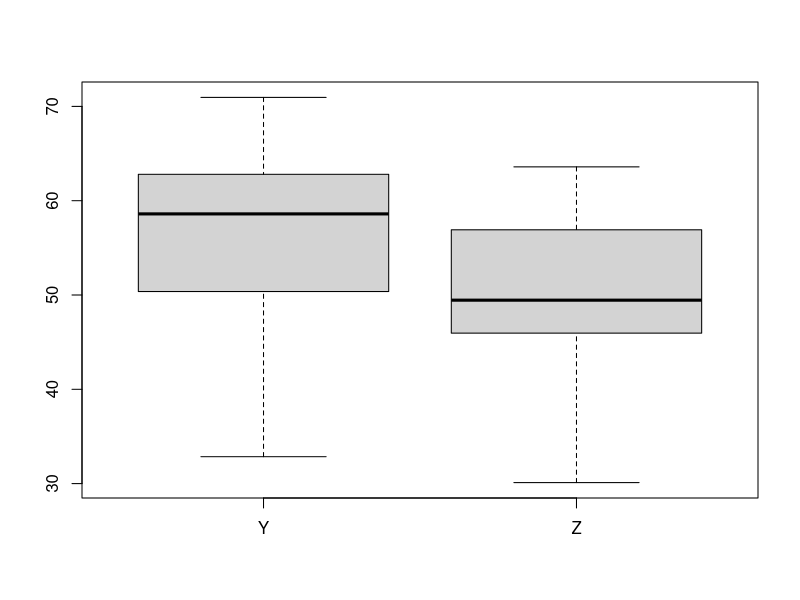
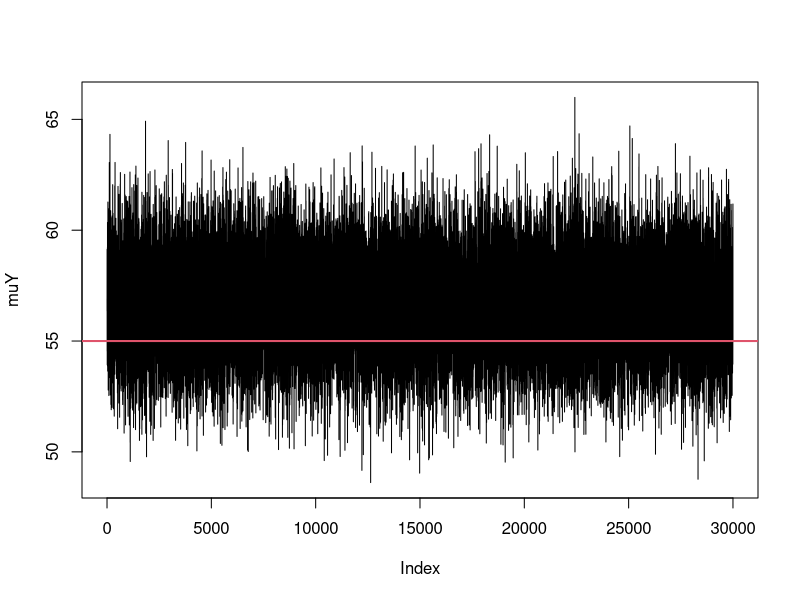
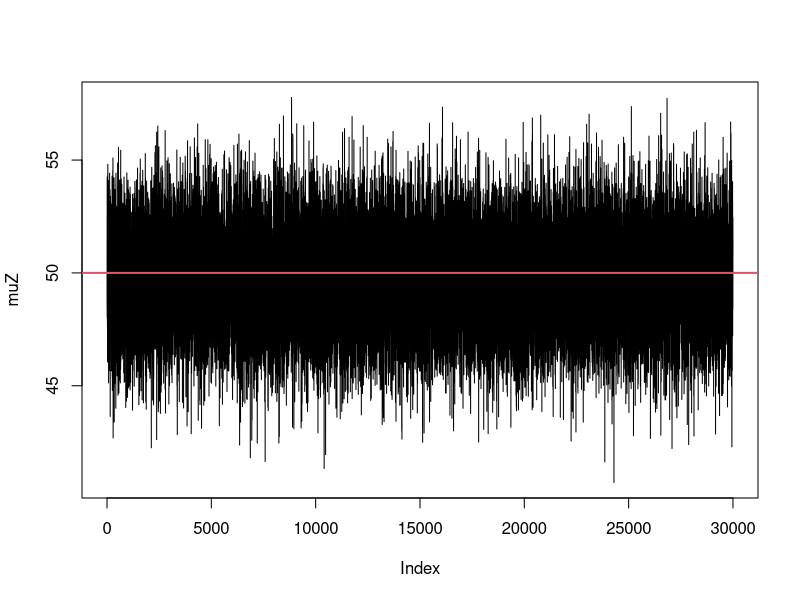
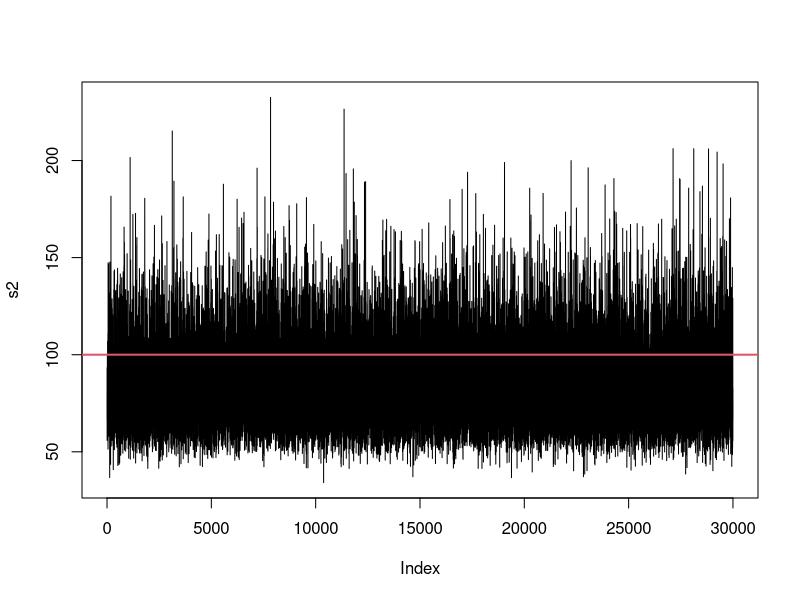
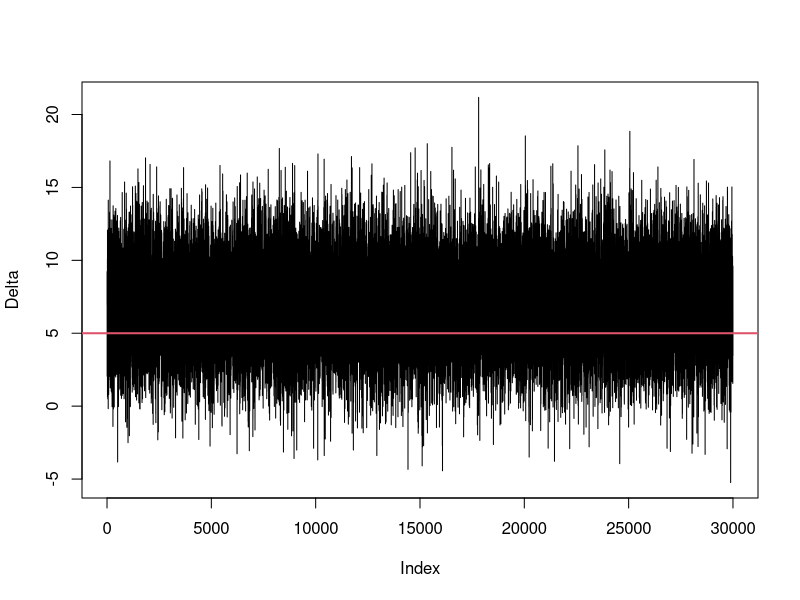
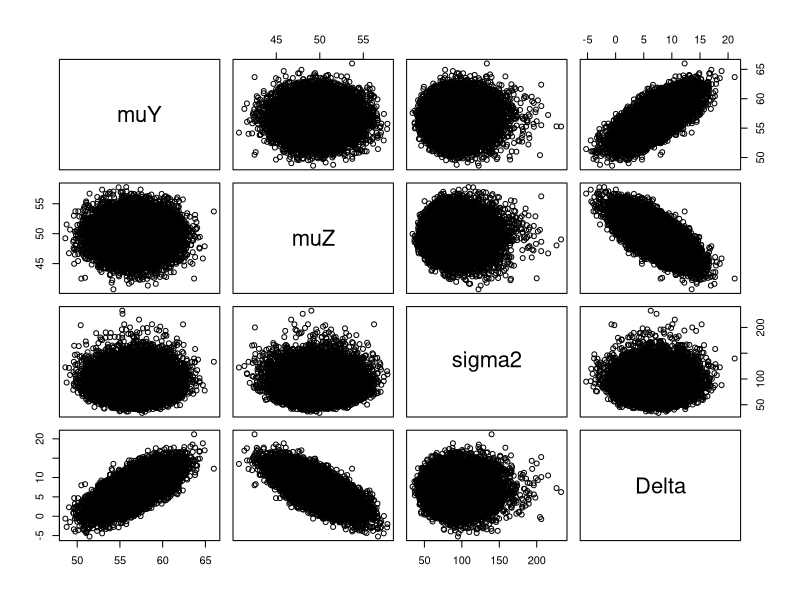
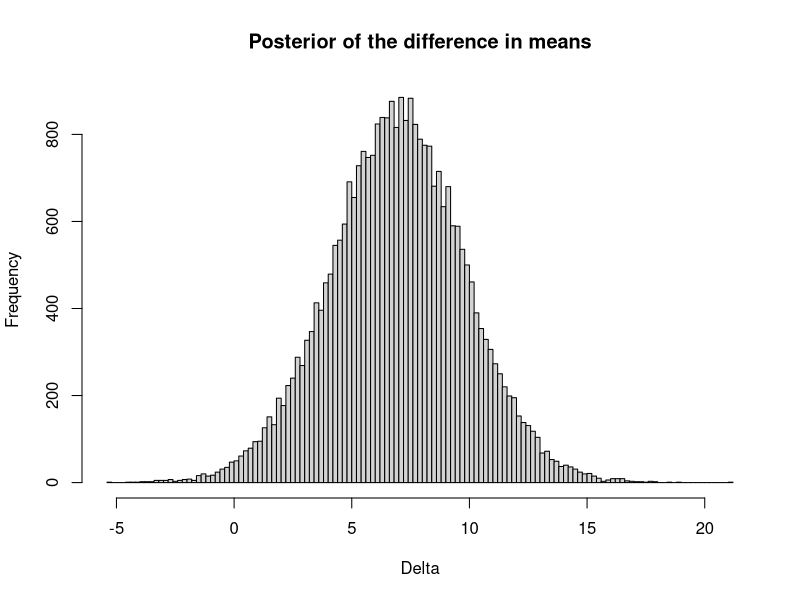

The R script that drew these images, in order:
#Gibbs sampling for the two-sample t-test

set.seed(1)

n         <- 20
m         <- 20
muY_true  <- 55
muZ_true  <- 50
sig2_true <- 100

Y <- rnorm(n,muY_true,sqrt(sig2_true))
Z <- rnorm(n,muZ_true,sqrt(sig2_true))

boxplot(cbind(Y,Z))


mu0 <- 0
s20 <- 1000
a   <- 0.01
b   <- 0.01

n.iters <- 30000
keepers <- matrix(0,n.iters,4)
colnames(keepers)<-c("muY","muZ","sigma2","Delta")

# Initial values
muY         <- mean(Y)
muZ         <- mean(Z)
s2          <- (var(Y)+var(Z))/2
keepers[1,] <- c(muY,muZ,s2,muY-muZ)

for(iter in 2:n.iters){
  
  # sample muY|muZ,s2,Y,Z
  
  A   <- sum(Y)/s2+mu0/s20
  B   <- n/s2+1/s20
  muY <- rnorm(1,A/B,1/sqrt(B))
  
  # sample muZ|muY,s2,Y,Z
  
  A   <- sum(Z)/s2+mu0/s20
  B   <- m/s2+1/s20
  muZ <- rnorm(1,A/B,1/sqrt(B))
  
  # sample s2|muY,muZ,Y,Z
  
  A  <- n/2+m/2+a
  B  <- sum((Y-muY)^2)/2 + sum((Z-muZ)^2)/2+b
  s2 <- 1/rgamma(1,A,B)
  
  # keep track of the results
  keepers[iter,] <- c(muY,muZ,s2,muY-muZ)
  
}

plot(keepers[,1],type="l",ylab="muY")
abline(muY_true,0,col=2,lwd=2)



plot(keepers[,2],type="l",ylab="muZ")
abline(muZ_true,0,col=2,lwd=2)

plot(keepers[,3],type="l",ylab="s2")
abline(sig2_true,0,col=2,lwd=2)

plot(keepers[,4],type="l",ylab="Delta")
abline(muY_true-muZ_true,0,col=2,lwd=2)

pairs(keepers)

Delta <- keepers[,4]
hist(Delta,main="Posterior of the difference in means",breaks=100)

muY_true;muZ_true;muY_true-muZ_true # True values

quantile(Delta,c(0.025,0.975)) # Posterior 95% credible set

mean(Delta>0) # Posterior probibility that muY>muZ
